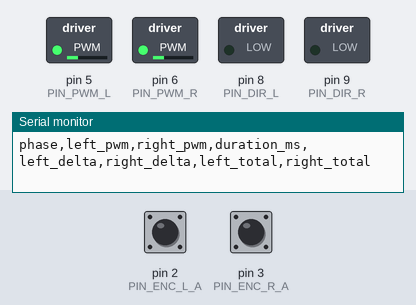
This sketch was run on a simulated Arduino Uno, built with avr-gcc and run on an emulated ATmega328P. Parts: switched loads named in the sketch (green lamp = pin HIGH), the last lines printed to the serial monitor. The test bench sets the inputs (shaded band); at power-on: pin 2 (PIN_ENC_L_A) HIGH, pin 3 (PIN_ENC_R_A) HIGH. Random numbers use the default seed unless the sketch sets one; pins used as bus, display or sensor lines are not drawn.

Above: at 0.1 s.
At 37.57 s:
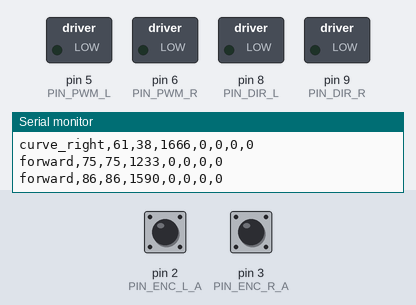
Timing chart, 0 to 40.0 s (numbered marks = the images above):
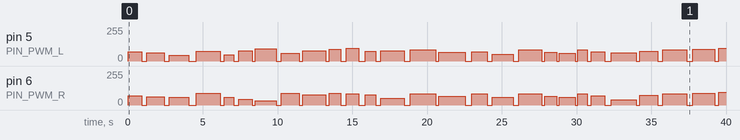

The sketch:

motor_encoder_test.ino
```cpp
#include <Arduino.h>

constexpr uint8_t PIN_ENC_L_A = 2;
constexpr uint8_t PIN_ENC_L_B = 4;
constexpr uint8_t PIN_ENC_R_A = 3;
constexpr uint8_t PIN_ENC_R_B = 7;

constexpr uint8_t PIN_PWM_L = 5;
constexpr uint8_t PIN_PWM_R = 6;
constexpr uint8_t PIN_DIR_L = 8;
constexpr uint8_t PIN_DIR_R = 9;
constexpr uint8_t PIN_SLEEP = 10;

constexpr int16_t MIN_PWM = 56;
constexpr int16_t MAX_PWM = 96;
constexpr uint32_t MIN_RUN_TIME_MS = 600;
constexpr uint32_t MAX_RUN_TIME_MS = 1800;
constexpr uint32_t MIN_WAIT_TIME_MS = 150;
constexpr uint32_t MAX_WAIT_TIME_MS = 500;

volatile int32_t encoderLeft = 0;
volatile int32_t encoderRight = 0;

void onLeftEncoderA()
{
  encoderLeft +=
      digitalRead(PIN_ENC_L_A) == digitalRead(PIN_ENC_L_B) ? 1 : -1;
}

void onRightEncoderA()
{
  encoderRight +=
      digitalRead(PIN_ENC_R_A) == digitalRead(PIN_ENC_R_B) ? 1 : -1;
}

void stopMotors()
{
  analogWrite(PIN_PWM_L, 0);
  analogWrite(PIN_PWM_R, 0);
}

void setMotor(uint8_t pwmPin, uint8_t dirPin, int16_t pwm)
{
  digitalWrite(dirPin, pwm < 0 ? HIGH : LOW);
  analogWrite(pwmPin, abs(pwm));
}

void readEncoders(int32_t &left, int32_t &right)
{
  noInterrupts();
  left = encoderLeft;
  right = encoderRight;
  interrupts();
}

void runPhase(const char *name, int16_t leftPwm, int16_t rightPwm,
              uint32_t runTimeMs)
{
  int32_t leftStart;
  int32_t rightStart;
  readEncoders(leftStart, rightStart);

  setMotor(PIN_PWM_L, PIN_DIR_L, leftPwm);
  setMotor(PIN_PWM_R, PIN_DIR_R, rightPwm);
  delay(runTimeMs);
  stopMotors();

  int32_t leftEnd;
  int32_t rightEnd;
  readEncoders(leftEnd, rightEnd);

  Serial.print(name);
  Serial.print(',');
  Serial.print(leftPwm);
  Serial.print(',');
  Serial.print(rightPwm);
  Serial.print(',');
  Serial.print(runTimeMs);
  Serial.print(',');
  Serial.print(leftEnd - leftStart);
  Serial.print(',');
  Serial.print(rightEnd - rightStart);
  Serial.print(',');
  Serial.print(leftEnd);
  Serial.print(',');
  Serial.println(rightEnd);

  delay(random(MIN_WAIT_TIME_MS, MAX_WAIT_TIME_MS + 1));
}

void setup()
{
  // Start with the motor driver disabled while its pins are configured.
  digitalWrite(PIN_SLEEP, LOW);
  digitalWrite(PIN_PWM_L, LOW);
  digitalWrite(PIN_PWM_R, LOW);
  digitalWrite(PIN_DIR_L, LOW);
  digitalWrite(PIN_DIR_R, LOW);

  pinMode(PIN_SLEEP, OUTPUT);
  pinMode(PIN_PWM_L, OUTPUT);
  pinMode(PIN_PWM_R, OUTPUT);
  pinMode(PIN_DIR_L, OUTPUT);
  pinMode(PIN_DIR_R, OUTPUT);

  pinMode(PIN_ENC_L_A, INPUT);
  pinMode(PIN_ENC_L_B, INPUT);
  pinMode(PIN_ENC_R_A, INPUT);
  pinMode(PIN_ENC_R_B, INPUT);
  pinMode(A1, INPUT);

  attachInterrupt(digitalPinToInterrupt(PIN_ENC_L_A), onLeftEncoderA, CHANGE);
  attachInterrupt(digitalPinToInterrupt(PIN_ENC_R_A), onRightEncoderA, CHANGE);

  Serial.begin(115200);
  Serial.println(
      "phase,left_pwm,right_pwm,duration_ms,left_delta,right_delta,left_total,"
      "right_total");

  randomSeed(analogRead(A1) ^ micros());

  digitalWrite(PIN_SLEEP, HIGH);
}

void loop()
{
  const int16_t outerPwm = random(MIN_PWM, MAX_PWM + 1);
  const int16_t innerPwm = random(MIN_PWM / 2, outerPwm);
  const uint32_t runTimeMs =
      random(MIN_RUN_TIME_MS, MAX_RUN_TIME_MS + 1);
  const long choice = random(100);

  if (choice < 60) {
    runPhase("forward", outerPwm, outerPwm, runTimeMs);
  } else if (choice < 77) {
    runPhase("curve_left", innerPwm, outerPwm, runTimeMs);
  } else if (choice < 94) {
    runPhase("curve_right", outerPwm, innerPwm, runTimeMs);
  } else if (choice < 97) {
    runPhase("pivot_left", -innerPwm, outerPwm, runTimeMs);
  } else {
    runPhase("pivot_right", outerPwm, -innerPwm, runTimeMs);
  }
}
```

Measured:
- by itself, pin 5 (PIN_PWM_L): 0/255 → 68/255 at 0.00 s, → 0/255 0.92 s later, → 61/255 0.34 s later, → 0/255 1.2 s later, … (53 changes in this stretch)
- by itself, pin 6 (PIN_PWM_R): 0/255 → 68/255 at 0.00 s, → 0/255 0.92 s later, → 61/255 0.34 s later, → 0/255 1.2 s later, … (53 changes in this stretch)
